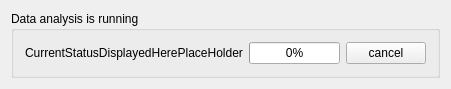
<?xml version="1.0" encoding="UTF-8"?>
<ui version="4.0">
 <class>analysisProgressView</class>
 <widget class="QWidget" name="analysisProgressView">
  <property name="geometry">
   <rect>
    <x>0</x>
    <y>0</y>
    <width>442</width>
    <height>73</height>
   </rect>
  </property>
  <property name="windowTitle">
   <string>analysisProgressView</string>
  </property>
  <layout class="QGridLayout" name="gridLayout_2">
   <item row="0" column="0">
    <widget class="QGroupBox" name="groupBox">
     <property name="title">
      <string>Data analysis is running</string>
     </property>
     <layout class="QGridLayout" name="gridLayout">
      <item row="0" column="0">
       <layout class="QHBoxLayout" name="horizontalLayout">
        <item>
         <widget class="QLabel" name="label">
          <property name="text">
           <string>CurrentStatusDisplayedHerePlaceHolder</string>
          </property>
         </widget>
        </item>
        <item>
         <widget class="QProgressBar" name="progressBar">
          <property name="value">
           <number>0</number>
          </property>
         </widget>
        </item>
        <item>
         <widget class="QPushButton" name="pushButton">
          <property name="text">
           <string>cancel</string>
          </property>
         </widget>
        </item>
       </layout>
      </item>
     </layout>
    </widget>
   </item>
  </layout>
 </widget>
 <layoutdefault spacing="6" margin="11"/>
 <resources/>
 <connections/>
</ui>
